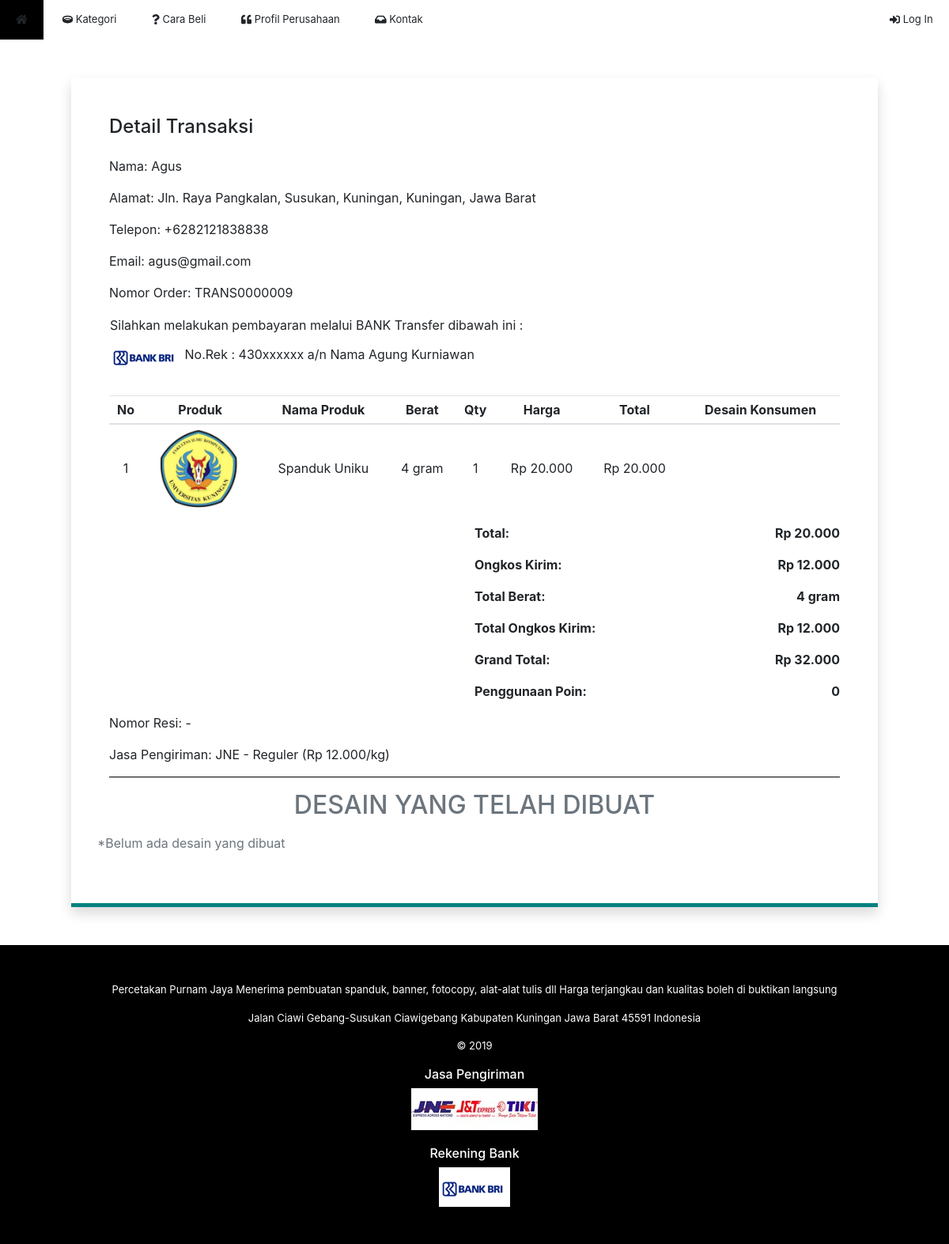
/halaman/detail_pembayaran_konsumen.php?id=TRANS0000009, run on the app's committed database.
### tables this page shows
CREATE TABLE `konsumen` (
  `idKonsumen` int(11) NOT NULL,
  `username` varchar(50) NOT NULL,
  `password` varchar(50) NOT NULL,
  `hakAkses` varchar(50) NOT NULL,
  `nama` varchar(50) NOT NULL,
  `gender` varchar(2) NOT NULL,
  `ttl` date NOT NULL,
  `email` varchar(50) NOT NULL,
  `alamat` varchar(50) NOT NULL,
  `desa` varchar(50) NOT NULL,
  `kec` varchar(50) NOT NULL,
  `kab` varchar(50) NOT NULL,
  `provinsi` varchar(50) NOT NULL,
  `noHp` varchar(15) NOT NULL,
  `poin` int(11) NOT NULL
);

CREATE TABLE `transaksi` (
  `idTransaksi` int(11) NOT NULL,
  `tanggal` date NOT NULL,
  `jam` time NOT NULL,
  `idKonsumen` varchar(50) NOT NULL,
  `kdTransaksi` varchar(50) NOT NULL,
  `idOngkir` int(11) DEFAULT NULL,
  `idKurir` int(11) DEFAULT NULL,
  `alamat` varchar(50) DEFAULT NULL,
  `desa` varchar(50) DEFAULT NULL,
  `kec` varchar(50) DEFAULT NULL,
  `kab` varchar(50) DEFAULT NULL,
  `prov` varchar(50) DEFAULT NULL,
  `pembayaran` int(11) DEFAULT NULL,
  `noResi` varchar(50) DEFAULT NULL,
  `buktiLampiran` text DEFAULT NULL,
  `status` varchar(40) NOT NULL
);

CREATE TABLE `tblorder` (
  `idOrder` int(11) NOT NULL,
  `kdTransaksi` varchar(50) NOT NULL,
  `idKonsumen` varchar(50) NOT NULL,
  `idProduk` int(11) NOT NULL,
  `poin` int(11) NOT NULL,
  `qty` int(11) NOT NULL,
  `jumlah` int(11) NOT NULL
);

CREATE TABLE `produk` (
  `idProduk` int(11) NOT NULL,
  `idKategori` int(11) NOT NULL,
  `namaProduk` varchar(50) NOT NULL,
  `deskripsi` text NOT NULL,
  `harga` int(11) NOT NULL,
  `gambar` text NOT NULL,
  `stok` int(11) NOT NULL,
  `berat` int(11) NOT NULL
);

CREATE TABLE `ongkir` (
  `idOngkir` int(11) NOT NULL,
  `idKurir` int(11) NOT NULL,
  `idOK` int(11) NOT NULL,
  `ongkir` int(11) NOT NULL,
  `kec` varchar(50) NOT NULL,
  `kab` varchar(50) NOT NULL,
  `prov` varchar(50) NOT NULL
);

CREATE TABLE `kurir` (
  `idKurir` int(11) NOT NULL,
  `namaKurir` varchar(50) NOT NULL
);

CREATE TABLE `ongkirkurir` (
  `idOK` int(11) NOT NULL,
  `idKurir` int(11) NOT NULL,
  `namaOngkir` varchar(50) NOT NULL
);

### include/_koneksi.php (called while the page is built, shortened)
<?php
function konversiBerat($berat) {
	if ($berat >= 1000) {
		$berat = $berat / 1000;
		$satuan = "kg";
	} else
		$satuan = "gram";
	return str_replace(".", ",", "$berat $satuan");
}
?>

### halaman/detail_pembayaran_konsumen.php (the view, shortened to what this page needs)
<?php
include("../include/_koneksi.php");
$id = $_GET["id"];
$query = mysqli_query($conn, "SELECT * FROM transaksi WHERE kdTransaksi='$id'");
$data = mysqli_fetch_assoc($query);
$idKonsumen = $data["idKonsumen"];
$idKurir = $data["idKurir"];
$idOngkir = $data["idOngkir"];
$alamat = "$data[alamat], $data[desa], $data[kec], $data[kab], $data[prov]";
$noResi = $data["noResi"];
$query = mysqli_query($conn, "SELECT * FROM ongkir INNER JOIN ongkirkurir ON ongkir.idOK=ongkirkurir.idOK WHERE idOngkir='$idOngkir'");
if (mysqli_num_rows($query) > 0) {
	$data = mysqli_fetch_assoc($query);
	$ongkosKirim = $data["ongkir"];
	$namaOngkir = $data["namaOngkir"];
} else {
	$ongkosKirim = 0;
	$namaOngkir = "-";
}
$query = mysqli_query($conn, "SELECT * FROM kurir WHERE idKurir='$idKurir'");
if (mysqli_num_rows($query) > 0) {
	$data = mysqli_fetch_assoc($query);
	$namaKurir = $data["namaKurir"];
} else
	$namaKurir = "-";
?>
<!DOCTYPE html>
<html lang="en">
<head>
  <link rel="stylesheet" href="../css/bootstrap.css">
  <link rel="stylesheet" href="../css/font-awesome.css">
  <link rel="stylesheet" href="../css/style.css">
  <link rel="stylesheet" href="../css/modal-lightbox.css">
</head>
<body>
	<div class="container-fluid px-0">
		<?php include("_menu.php"); ?>
		<div class="konten">
			<div class="rounded-top bg-white shadow p-5 mx-auto my-5" style="width: 85%; border-bottom: 5px solid teal;">
				<h4 class="mb-4">Detail Transaksi</h4>
				<?php
				$query = mysqli_query($conn, "SELECT * FROM konsumen WHERE username='$idKonsumen'");
				$data = mysqli_fetch_assoc($query);
				?>
				<p>Nama: <?php echo $data["nama"]; ?></p>
				<p>Alamat: <?php echo $alamat; ?></p>
				<p>Telepon: +62<?php echo $data["noHp"]; ?></p>
				<p>Email: <?php echo $data["email"]; ?></p>
				<p>Nomor Order: <?php echo $id; ?></p>
				<table border="0">
				<tr>
				<td>Silahkan melakukan pembayaran melalui BANK Transfer dibawah ini :</td>
				</tr>
					<tr>
					<td><img src="../gambar/BRI.png">
					No.Rek : 430xxxxxx
					a/n Nama Agung Kurniawan</td>
					</tr>
				</table>
				<div class="table-responsive-lg mt-4">
					<table class="table table-sm text-center">
						<thead>
							<tr>
								<th>No</th>
								<th>Produk</th>
								<th>Nama Produk</th>
								<th>Berat</th>
								<th>Qty</th>
								<th>Harga</th>
								<th>Total</th>
								<th>Desain Konsumen</th>
							</tr>
						</thead>
						<tbody>
							<?php
							$query = mysqli_query($conn, "SELECT * FROM tblorder INNER JOIN produk ON tblorder.idProduk=produk.idProduk WHERE kdTransaksi='$id' ORDER BY idOrder");
							$no = 1;
							$totalHarga = 0;
							$totalBerat = 0;
							while ($data = mysqli_fetch_assoc($query)) {
								$berat = $data["berat"] * $data["qty"];
								$totalHarga += $data["jumlah"];
								$totalBerat += $berat;
								echo "<tr>
								<td>$no</td>
								<td><img style='width: 100px; height: 100px; object-fit: cover;' src='$data[gambar]'></td>
								<td>$data[namaProduk]</td>
								<td>" . konversiBerat($data["berat"]) . "</td>
								<td>$data[qty]</td>
								<td>Rp " . number_format($data["harga"], 0, ".", ".") . "</td>
								<td>Rp " . number_format($data["jumlah"], 0, ".", ".") . "</td>";
								echo "</tr>";
								$no++;
							}
							$totalOngkir = ceil($totalBerat / 1000) * $ongkosKirim;
							$grandTotal = $totalHarga + $totalOngkir;
							?>
						</tbody>
					</table>
				</div>
				<div class="clearfix">
					<div class="float-right font-weight-bold" style="width: 50%;">
						<p>Total: <span class="float-right" id="totalHarga">Rp <?php echo number_format($totalHarga, 0, ".", "."); ?></span></p>
						<p>Ongkos Kirim: <span class="float-right" id="ongkosKirim">Rp <?php echo number_format($ongkosKirim, 0, ".", "."); ?></span></p>
						<p>Total Berat: <span class="float-right" id="totalBerat"><?php echo konversiBerat($totalBerat); ?></span></p>
						<p>Total Ongkos Kirim: <span class="float-right" id="totalOngkir">Rp <?php echo number_format($totalOngkir, 0, ".", "."); ?></span></p>
						<p>Grand Total: <span class="float-right" id="grandTotal">Rp <?php echo number_format($grandTotal, 0, ".", "."); ?></span></p>
						<p>Penggunaan Poin: <span class="float-right" id="gunaPoin">0</span></p>
					</div>
				</div>
				<?php
				if ($noResi == 0)
					$noResi = "-";
				?>
				<p>Nomor Resi: <?php echo $noResi; ?></p>
				<p>Jasa Pengiriman: <?php echo "$namaKurir - $namaOngkir (Rp " . number_format($ongkosKirim, 0, ".", ".") . "/kg)"; ?></p>
				<hr style="height:1px;border:none;color:#000;background-color:#000;" />
				<p class="text-center text-muted h2 mb-3"> DESAIN YANG TELAH DIBUAT  </p>
				<div class="row">
					<?php
						$queryDesainAdmin = mysqli_query($conn, "SELECT * FROM desainadmin WHERE kdTransaksi='$id'");
						if(mysqli_num_rows($queryDesainAdmin) > 0) {
							while($desainAdmin = mysqli_fetch_assoc($queryDesainAdmin)) {
								echo "
								<div class='col-lg-4  text-center'>
									<div class='card' style='width: 18rem;'>
									  <img class='card-img-top img-fluid img-thumbnail' src='../gambar/desainAdmin/$desainAdmin[desain]' >
									  <div class='card-body'>
									    <a href='masukan_desain_admin.php?id=$desainAdmin[idDesainAdmin]' class='tombol tombol-teal'> Beri Masukan </a>
									  </div>
									</div>
								</div>
								";
							}
						} else {
							echo "<p class='text-center text-muted mb-3'> *Belum ada desain yang dibuat</p>";
						}
					?>
				</div>
		</div>
		<?php include("_footer.php"); ?>
	</div>
</body>
</html>

### css/style.css (style rules this page uses)
body { background:url(../gambar/bg2.png) repeat; }
.table thead tr th, .table tbody tr td { vertical-align: middle; }

### data on the page
konsumen: nama "Agus", noHp "82121838838", email "agus@gmail.com"
transaksi: alamat "Jln. Raya Pangkalan, Susukan, Kuningan, Kuningan, Jawa Barat"
tblorder: idProduk.gambar (picture), idProduk.namaProduk "Spanduk Uniku", idProduk.berat "4 gram", qty "1", idProduk.harga "20.000", jumlah "20.000"
ongkir: ongkir "12.000", ongkir "32.000", ongkirkurir.namaOngkir "Reguler"
kurir: namaKurir "JNE"

### other printed values
$id "TRANS0000009"
$totalHarga "20.000"
konversiBerat($totalBerat) "4 gram"
$noResi "-"
